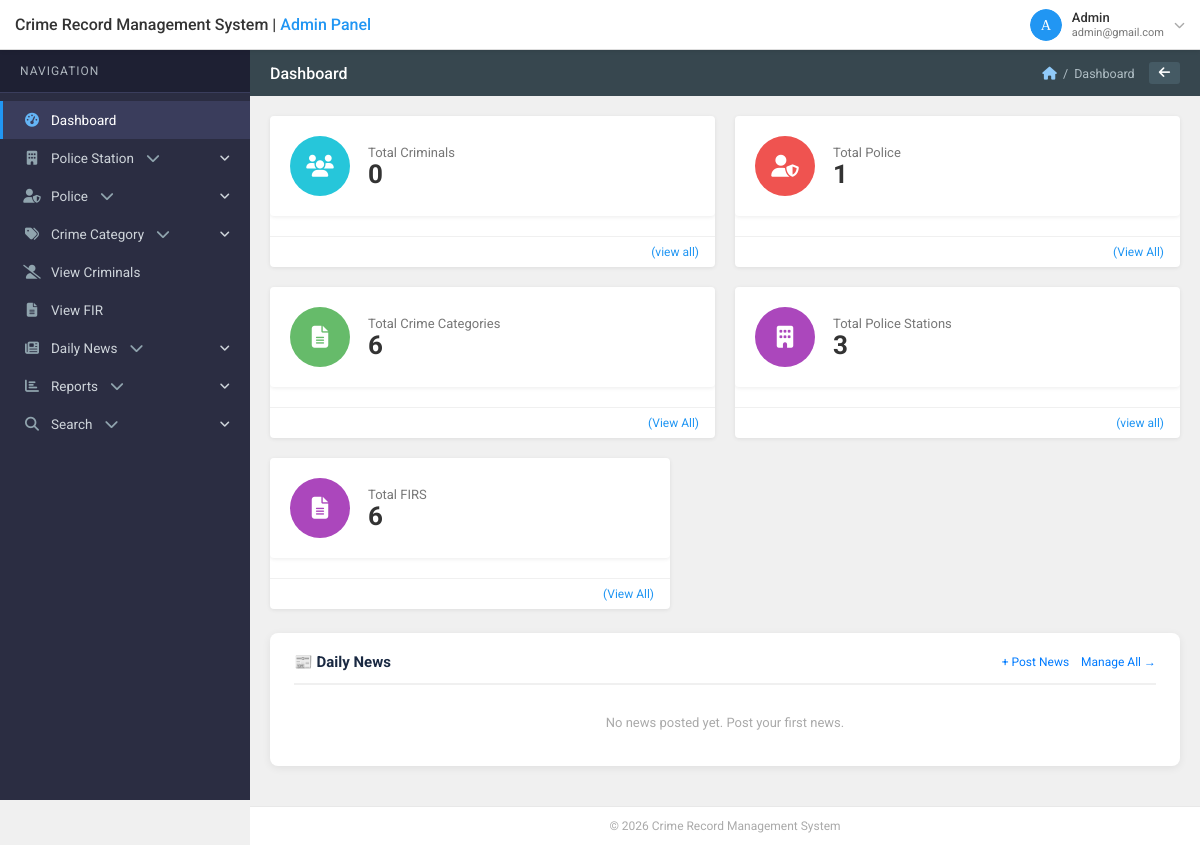
Page /reports/admin/dashboard.php (signed in) on the earlier database version.
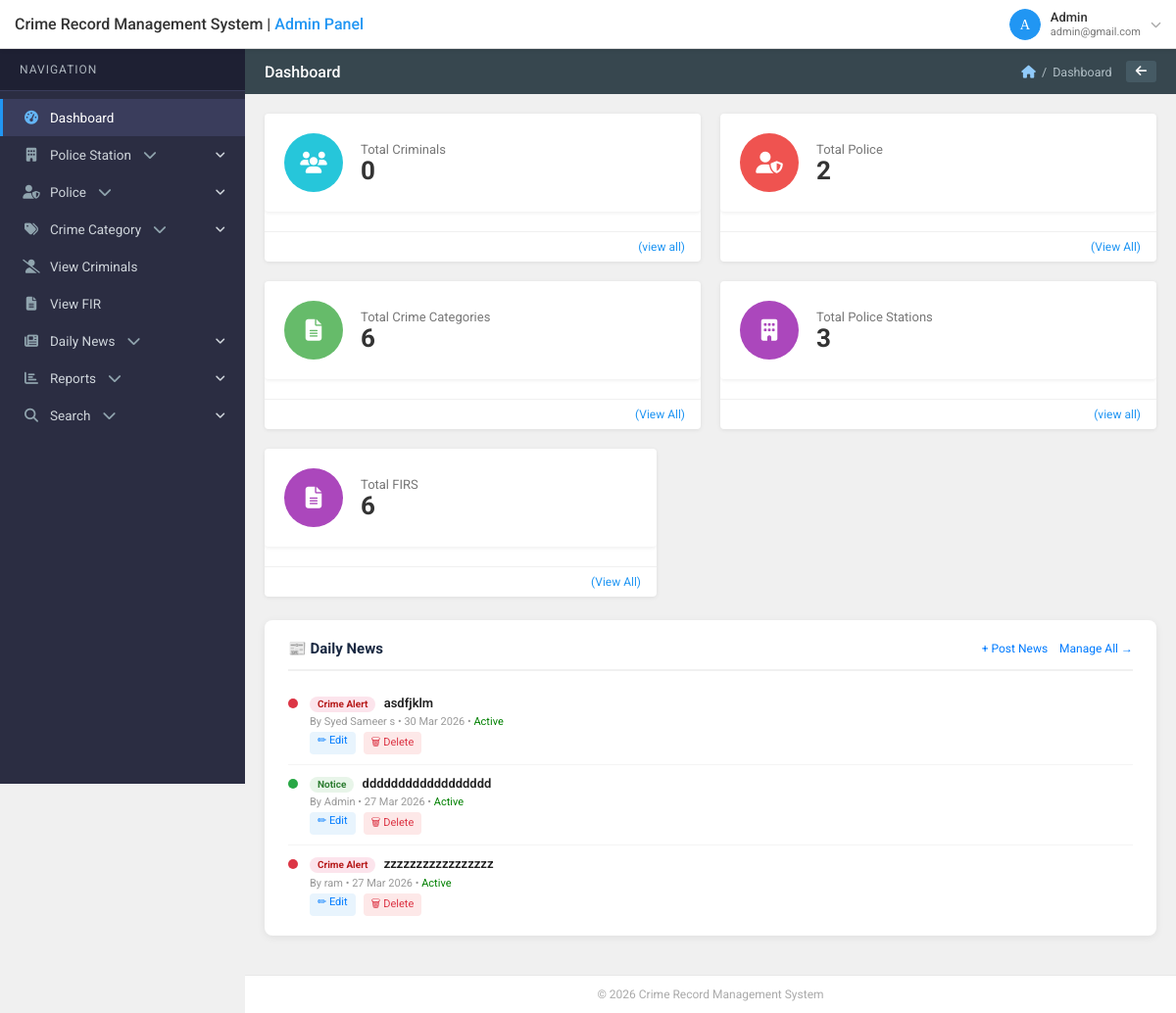
Same page on the later database version.
### tables this page shows
CREATE TABLE `news` (
  `id` int(11) NOT NULL,
  `title` varchar(255) NOT NULL,
  `content` text NOT NULL,
  `image` varchar(255) DEFAULT NULL,
  `category` enum('General','Crime Alert','Missing Person','Notice','Update') DEFAULT 'General',
  `posted_by` int(11) NOT NULL,
  `posted_by_role` enum('admin','police') NOT NULL,
  `posted_by_name` varchar(100) NOT NULL,
  `station_id` int(11) DEFAULT NULL,
  `is_active` tinyint(1) DEFAULT 1,
  `created_at` datetime DEFAULT current_timestamp(),
  `updated_at` datetime DEFAULT current_timestamp() ON UPDATE current_timestamp()
);

### reports/admin/dashboard.php (the view, shortened to what this page needs)
<?php
require_once '../includes/config.php';
$total_criminals = mysqli_fetch_row(mysqli_query($con,"SELECT COUNT(*) FROM tbl_criminal"))[0];
$total_police    = mysqli_fetch_row(mysqli_query($con,"SELECT COUNT(*) FROM tbl_police"))[0];
$total_category  = mysqli_fetch_row(mysqli_query($con,"SELECT COUNT(*) FROM tbl_crimecategory"))[0];
$total_stations  = mysqli_fetch_row(mysqli_query($con,"SELECT COUNT(*) FROM tbl_policestation"))[0];
$total_fir       = mysqli_fetch_row(mysqli_query($con,"SELECT COUNT(*) FROM tbl_fir"))[0];
$latest_news = mysqli_query($con, "SELECT * FROM news WHERE is_active=1 ORDER BY created_at DESC LIMIT 3");
include '../includes/admin-header.php';
?>
<div class="dash-grid">
  <div class="card" style="margin-bottom:0;">
    <div class="stat-card">
      <div class="stat-icon teal"><i class="fas fa-users"></i></div>
      <div class="stat-info">
        <p>Total Criminals</p>
        <h3><?php echo $total_criminals; ?></h3>
      </div>
    </div>
    <a href="view-criminals.php" class="stat-link">(view all)</a>
  </div>
  <div class="card" style="margin-bottom:0;">
    <div class="stat-card">
      <div class="stat-icon red"><i class="fas fa-user-shield"></i></div>
      <div class="stat-info">
        <p>Total Police</p>
        <h3><?php echo $total_police; ?></h3>
      </div>
    </div>
    <a href="manage-police.php" class="stat-link">(View All)</a>
  </div>
  <div class="card" style="margin-bottom:0;">
    <div class="stat-card">
      <div class="stat-icon green"><i class="fas fa-file-alt"></i></div>
      <div class="stat-info">
        <p>Total Crime Categories</p>
        <h3><?php echo $total_category; ?></h3>
      </div>
    </div>
    <a href="manage-crime-categories.php" class="stat-link">(View All)</a>
  </div>
  <div class="card" style="margin-bottom:0;">
    <div class="stat-card">
      <div class="stat-icon purple"><i class="fas fa-building"></i></div>
      <div class="stat-info">
        <p>Total Police Stations</p>
        <h3><?php echo $total_stations; ?></h3>
      </div>
    </div>
    <a href="manage-police-stations.php" class="stat-link">(view all)</a>
  </div>
</div>
<div style="margin-top:20px;">
  <div class="card" style="max-width:400px;">
    <div class="stat-card">
      <div class="stat-icon purple"><i class="fas fa-file-alt"></i></div>
      <div class="stat-info">
        <p>Total FIRS</p>
        <h3><?php echo $total_fir; ?></h3>
      </div>
    </div>
    <a href="view-fir.php" class="stat-link">(View All)</a>
  </div>
</div>
<div class="news-widget">
  <div class="news-widget-header">
    <h3>📰 Daily News</h3>
    <div style="display:flex;gap:12px;align-items:center;">
      <a href="add_news.php">+ Post News</a>
      <a href="manage_news.php">Manage All →</a>
    </div>
  </div>
  <?php if (mysqli_num_rows($latest_news) === 0): ?>
    <p class="nw-empty">No news posted yet. <a href="add_news.php">Post your first news</a>.</p>
  <?php else: ?>
    <?php while ($nrow = mysqli_fetch_assoc($latest_news)):
      $cat_cls = match($nrow['category']) {
          'Crime Alert'    => 'crime',
          'Missing Person' => 'missing',
          'Notice'         => 'notice',
          'Update'         => 'update',
          default          => 'general'
      };
    ?>
    <div class="nw-item">
      <div class="nw-dot <?= $cat_cls ?>"></div>
      <div style="flex:1;">
        <div class="nw-title">
          <span class="nw-badge nb-<?= $cat_cls ?>"><?= $nrow['category'] ?></span>
          <?= htmlspecialchars($nrow['title']) ?>
        </div>
        <div class="nw-meta">
          By <?= htmlspecialchars($nrow['posted_by_name']) ?>
          &bull; <?= date('d M Y', strtotime($nrow['created_at'])) ?>
          &bull; <?= $nrow['is_active'] ? '<span style="color:green;">Active</span>' : '<span style="color:red;">Hidden</span>' ?>
        </div>
        <div class="nw-actions">
          <a href="edit_news.php?id=<?= $nrow['id'] ?>">✏ Edit</a>
          <a href="manage_news.php?delete=<?= $nrow['id'] ?>" class="del"
             onclick="return confirm('Delete this news?')">🗑 Delete</a>
        </div>
      </div>
    </div>
    <?php endwhile; ?>
  <?php endif; ?>
</div>
<?php include '../includes/admin-footer.php'; ?>

Differences in the rows shown:
added news: category "Crime Alert", title "asdfjklm", posted_by_name "Syed Sameer s", created_at "30 Mar 2026", is_active "Active"
added news: category "Notice", title "dddddddddddddddddd", posted_by_name "Admin", created_at "27 Mar 2026", is_active "Active"
added news: category "Crime Alert", title "zzzzzzzzzzzzzzzzz", posted_by_name "ram", created_at "27 Mar 2026", is_active "Active"
Other differences:
$total_police: "1" → "2"
text no longer shown: "No news posted yet. Post your first news ."
